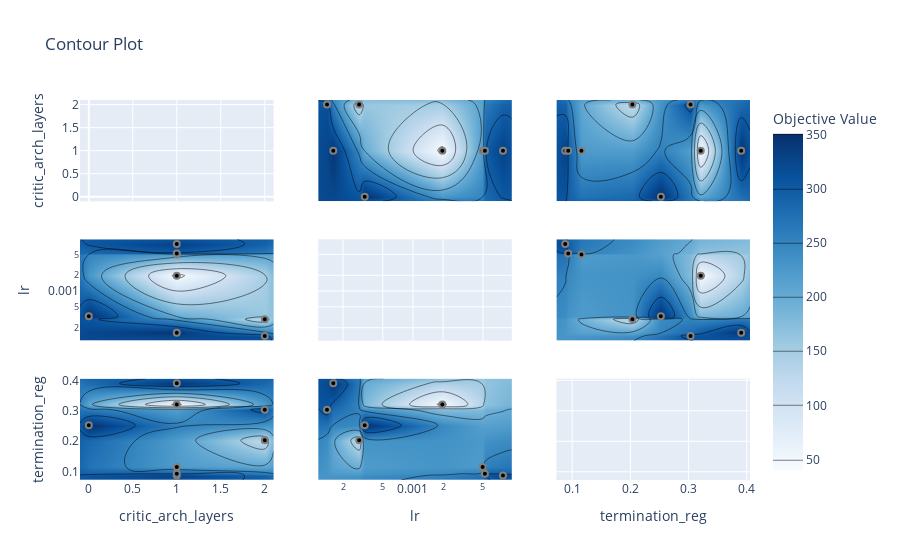

Notebook code for this chart:
### Code cell
plot_contour(study, params=["lr", "critic_arch_layers", "termination_reg"])

### Figure 1 — Plotly figure (JSON) as saved in the notebook; plotly's stock layout.template omitted (floating-point values rounded to 4 significant figures)
{"data": [{"type": "scatter", "xaxis": "x", "yaxis": "y"}, {"colorbar": {"title": {"text": "Objective Value"}}, "colorscale": [[0, "rgb(247,251,255)"], [0.125, "rgb(222,235,247)"], [0.25, "rgb(198,219,239)"], [0.375, "rgb(158,202,225)"], [0.5, "rgb(107,174,214)"], [0.625, "rgb(66,146,198)"], [0.75, "rgb(33,113,181)"], [0.875, "rgb(8,81,156)"], [1, "rgb(8,48,107)"]], "connectgaps": true, "contours": {"coloring": "heatmap"}, "hoverinfo": "none", "line": {"smoothing": 1.3}, "reversescale": false, "showscale": true, "type": "contour", "x": [-0.1, 0, 1, 2, 2.1], "xaxis": "x4", "y": [0.0001131, 0.0001385, 0.00016, 0.0002902, 0.0003296, 0.001966, 0.004968, 0.005232, 0.007928, 0.009706], "yaxis": "y4", "z": [[null, null, null, null, null], [null, null, null, 315.6, null], [null, null, 344.4, null, null], [null, null, null, 123.3, null], [null, 350.4, null, null, null], [null, null, 40.36, null, null], [null, null, 222.1, null, null], [null, null, 297.5, null, null], [null, null, 330.3, null, null], [null, null, null, null, null]]}, {"marker": {"color": "black", "line": {"color": "Grey", "width": 2}}, "mode": "markers", "showlegend": false, "type": "scatter", "x": [1, 1, 0, 1, 2, 2, 1, 1], "xaxis": "x4", "y": [0.001966, 0.004968, 0.0003296, 0.00016, 0.0002902, 0.0001385, 0.007928, 0.005232], "yaxis": "y4"}, {"colorbar": {"title": {"text": "Objective Value"}}, "colorscale": [[0, "rgb(247,251,255)"], [0.125, "rgb(222,235,247)"], [0.25, "rgb(198,219,239)"], [0.375, "rgb(158,202,225)"], [0.5, "rgb(107,174,214)"], [0.625, "rgb(66,146,198)"], [0.75, "rgb(33,113,181)"], [0.875, "rgb(8,81,156)"], [1, "rgb(8,48,107)"]], "connectgaps": true, "contours": {"coloring": "heatmap"}, "hoverinfo": "none", "line": {"smoothing": 1.3}, "reversescale": false, "showscale": false, "type": "contour", "x": [-0.1, 0, 1, 2, 2.1], "xaxis": "x7", "y": [0.07302, 0.08813, 0.09322, 0.1159, 0.2035, 0.2524, 0.3033, 0.3209, 0.3903, 0.4054], "yaxis": "y7", "z": [[null, null, null, null, null], [null, null, 330.3, null, null], [null, null, 297.5, null, null], [null, null, 222.1, null, null], [null, null, null, 123.3, null], [null, 350.4, null, null, null], [null, null, null, 315.6, null], [null, null, 40.36, null, null], [null, null, 344.4, null, null], [null, null, null, null, null]]}, {"marker": {"color": "black", "line": {"color": "Grey", "width": 2}}, "mode": "markers", "showlegend": false, "type": "scatter", "x": [1, 1, 0, 1, 2, 2, 1, 1], "xaxis": "x7", "y": [0.3209, 0.1159, 0.2524, 0.3903, 0.2035, 0.3033, 0.08813, 0.09322], "yaxis": "y7"}, {"colorbar": {"title": {"text": "Objective Value"}}, "colorscale": [[0, "rgb(247,251,255)"], [0.125, "rgb(222,235,247)"], [0.25, "rgb(198,219,239)"], [0.375, "rgb(158,202,225)"], [0.5, "rgb(107,174,214)"], [0.625, "rgb(66,146,198)"], [0.75, "rgb(33,113,181)"], [0.875, "rgb(8,81,156)"], [1, "rgb(8,48,107)"]], "connectgaps": true, "contours": {"coloring": "heatmap"}, "hoverinfo": "none", "line": {"smoothing": 1.3}, "reversescale": false, "showscale": false, "type": "contour", "x": [0.0001131, 0.0001385, 0.00016, 0.0002902, 0.0003296, 0.001966, 0.004968, 0.005232, 0.007928, 0.009706], "xaxis": "x2", "y": [-0.1, 0, 1, 2, 2.1], "yaxis": "y2", "z": [[null, null, null, null, null, null, null, null, null, null], [null, null, null, null, 350.4, null, null, null, null, null], [null, null, 344.4, null, null, 40.36, 222.1, 297.5, 330.3, null], [null, 315.6, null, 123.3, null, null, null, null, null, null], [null, null, null, null, null, null, null, null, null, null]]}, {"marker": {"color": "black", "line": {"color": "Grey", "width": 2}}, "mode": "markers", "showlegend": false, "type": "scatter", "x": [0.001966, 0.004968, 0.0003296, 0.00016, 0.0002902, 0.0001385, 0.007928, 0.005232], "xaxis": "x2", "y": [1, 1, 0, 1, 2, 2, 1, 1], "yaxis": "y2"}, {"type": "scatter", "xaxis": "x5", "yaxis": "y5"}, {"colorbar": {"title": {"text": "Objective Value"}}, "colorscale": [[0, "rgb(247,251,255)"], [0.125, "rgb(222,235,247)"], [0.25, "rgb(198,219,239)"], [0.375, "rgb(158,202,225)"], [0.5, "rgb(107,174,214)"], [0.625, "rgb(66,146,198)"], [0.75, "rgb(33,113,181)"], [0.875, "rgb(8,81,156)"], [1, "rgb(8,48,107)"]], "connectgaps": true, "contours": {"coloring": "heatmap"}, "hoverinfo": "none", "line": {"smoothing": 1.3}, "reversescale": false, "showscale": false, "type": "contour", "x": [0.0001131, 0.0001385, 0.00016, 0.0002902, 0.0003296, 0.001966, 0.004968, 0.005232, 0.007928, 0.009706], "xaxis": "x8", "y": [0.07302, 0.08813, 0.09322, 0.1159, 0.2035, 0.2524, 0.3033, 0.3209, 0.3903, 0.4054], "yaxis": "y8", "z": [[null, null, null, null, null, null, null, null, null, null], [null, null, null, null, null, null, null, null, 330.3, null], [null, null, null, null, null, null, null, 297.5, null, null], [null, null, null, null, null, null, 222.1, null, null, null], [null, null, null, 123.3, null, null, null, null, null, null], [null, null, null, null, 350.4, null, null, null, null, null], [null, 315.6, null, null, null, null, null, null, null, null], [null, null, null, null, null, 40.36, null, null, null, null], [null, null, 344.4, null, null, null, null, null, null, null], [null, null, null, null, null, null, null, null, null, null]]}, {"marker": {"color": "black", "line": {"color": "Grey", "width": 2}}, "mode": "markers", "showlegend": false, "type": "scatter", "x": [0.001966, 0.004968, 0.0003296, 0.00016, 0.0002902, 0.0001385, 0.007928, 0.005232], "xaxis": "x8", "y": [0.3209, 0.1159, 0.2524, 0.3903, 0.2035, 0.3033, 0.08813, 0.09322], "yaxis": "y8"}, {"colorbar": {"title": {"text": "Objective Value"}}, "colorscale": [[0, "rgb(247,251,255)"], [0.125, "rgb(222,235,247)"], [0.25, "rgb(198,219,239)"], [0.375, "rgb(158,202,225)"], [0.5, "rgb(107,174,214)"], [0.625, "rgb(66,146,198)"], [0.75, "rgb(33,113,181)"], [0.875, "rgb(8,81,156)"], [1, "rgb(8,48,107)"]], "connectgaps": true, "contours": {"coloring": "heatmap"}, "hoverinfo": "none", "line": {"smoothing": 1.3}, "reversescale": false, "showscale": false, "type": "contour", "x": [0.07302, 0.08813, 0.09322, 0.1159, 0.2035, 0.2524, 0.3033, 0.3209, 0.3903, 0.4054], "xaxis": "x3", "y": [-0.1, 0, 1, 2, 2.1], "yaxis": "y3", "z": [[null, null, null, null, null, null, null, null, null, null], [null, null, null, null, null, 350.4, null, null, null, null], [null, 330.3, 297.5, 222.1, null, null, null, 40.36, 344.4, null], [null, null, null, null, 123.3, null, 315.6, null, null, null], [null, null, null, null, null, null, null, null, null, null]]}, {"marker": {"color": "black", "line": {"color": "Grey", "width": 2}}, "mode": "markers", "showlegend": false, "type": "scatter", "x": [0.3209, 0.1159, 0.2524, 0.3903, 0.2035, 0.3033, 0.08813, 0.09322], "xaxis": "x3", "y": [1, 1, 0, 1, 2, 2, 1, 1], "yaxis": "y3"}, {"colorbar": {"title": {"text": "Objective Value"}}, "colorscale": [[0, "rgb(247,251,255)"], [0.125, "rgb(222,235,247)"], [0.25, "rgb(198,219,239)"], [0.375, "rgb(158,202,225)"], [0.5, "rgb(107,174,214)"], [0.625, "rgb(66,146,198)"], [0.75, "rgb(33,113,181)"], [0.875, "rgb(8,81,156)"], [1, "rgb(8,48,107)"]], "connectgaps": true, "contours": {"coloring": "heatmap"}, "hoverinfo": "none", "line": {"smoothing": 1.3}, "reversescale": false, "showscale": false, "type": "contour", "x": [0.07302, 0.08813, 0.09322, 0.1159, 0.2035, 0.2524, 0.3033, 0.3209, 0.3903, 0.4054], "xaxis": "x6", "y": [0.0001131, 0.0001385, 0.00016, 0.0002902, 0.0003296, 0.001966, 0.004968, 0.005232, 0.007928, 0.009706], "yaxis": "y6", "z": [[null, null, null, null, null, null, null, null, null, null], [null, null, null, null, null, null, 315.6, null, null, null], [null, null, null, null, null, null, null, null, 344.4, null], [null, null, null, null, 123.3, null, null, null, null, null], [null, null, null, null, null, 350.4, null, null, null, null], [null, null, null, null, null, null, null, 40.36, null, null], [null, null, null, 222.1, null, null, null, null, null, null], [null, null, 297.5, null, null, null, null, null, null, null], [null, 330.3, null, null, null, null, null, null, null, null], [null, null, null, null, null, null, null, null, null, null]]}, {"marker": {"color": "black", "line": {"color": "Grey", "width": 2}}, "mode": "markers", "showlegend": false, "type": "scatter", "x": [0.3209, 0.1159, 0.2524, 0.3903, 0.2035, 0.3033, 0.08813, 0.09322], "xaxis": "x6", "y": [0.001966, 0.004968, 0.0003296, 0.00016, 0.0002902, 0.0001385, 0.007928, 0.005232], "yaxis": "y6"}, {"type": "scatter", "xaxis": "x9", "yaxis": "y9"}], "layout": {"title": {"text": "Contour Plot"}, "xaxis": {"anchor": "y", "domain": [0, 0.2889], "matches": "x7", "range": [-0.1, 2.1], "showticklabels": false}, "xaxis2": {"anchor": "y2", "domain": [0.3556, 0.6444], "matches": "x8", "range": [-3.946, -2.013], "showticklabels": false, "type": "log"}, "xaxis3": {"anchor": "y3", "domain": [0.7111, 1], "matches": "x9", "range": [0.07302, 0.4054], "showticklabels": false}, "xaxis4": {"anchor": "y4", "domain": [0, 0.2889], "matches": "x7", "range": [-0.1, 2.1], "showticklabels": false}, "xaxis5": {"anchor": "y5", "domain": [0.3556, 0.6444], "matches": "x8", "range": [-3.946, -2.013], "showticklabels": false, "type": "log"}, "xaxis6": {"anchor": "y6", "domain": [0.7111, 1], "matches": "x9", "range": [0.07302, 0.4054], "showticklabels": false}, "xaxis7": {"anchor": "y7", "domain": [0, 0.2889], "range": [-0.1, 2.1], "title": {"text": "critic_arch_layers"}}, "xaxis8": {"anchor": "y8", "domain": [0.3556, 0.6444], "range": [-3.946, -2.013], "title": {"text": "lr"}, "type": "log"}, "xaxis9": {"anchor": "y9", "domain": [0.7111, 1], "range": [0.07302, 0.4054], "title": {"text": "termination_reg"}}, "yaxis": {"anchor": "x", "domain": [0.7333, 1], "range": [-0.1, 2.1], "title": {"text": "critic_arch_layers"}}, "yaxis2": {"anchor": "x2", "domain": [0.7333, 1], "matches": "y", "range": [-0.1, 2.1], "showticklabels": false}, "yaxis3": {"anchor": "x3", "domain": [0.7333, 1], "matches": "y", "range": [-0.1, 2.1], "showticklabels": false}, "yaxis4": {"anchor": "x4", "domain": [0.3667, 0.6333], "range": [-3.946, -2.013], "title": {"text": "lr"}, "type": "log"}, "yaxis5": {"anchor": "x5", "domain": [0.3667, 0.6333], "matches": "y4", "range": [-3.946, -2.013], "showticklabels": false, "type": "log"}, "yaxis6": {"anchor": "x6", "domain": [0.3667, 0.6333], "matches": "y4", "range": [-3.946, -2.013], "showticklabels": false, "type": "log"}, "yaxis7": {"anchor": "x7", "domain": [0, 0.2667], "range": [0.07302, 0.4054], "title": {"text": "termination_reg"}}, "yaxis8": {"anchor": "x8", "domain": [0, 0.2667], "matches": "y7", "range": [0.07302, 0.4054], "showticklabels": false}, "yaxis9": {"anchor": "x9", "domain": [0, 0.2667], "matches": "y7", "range": [0.07302, 0.4054], "showticklabels": false}}}
